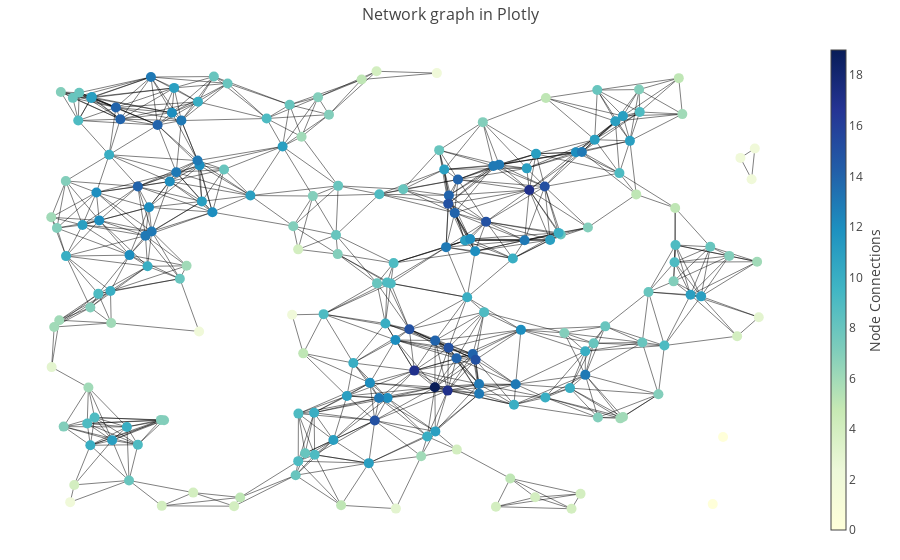

Notebook code for this chart:
### Markdown cell above
There's a wide range of other things that Plotly can help you visualize outside of typical scatter plots, line plots, histograms, and so on. For instance, Plotly can be used to two- and three-dimensional networks.

### Code cell
"""
Based on the tutorial in https://plot.ly/python/network-graphs/
"""

import networkx as nx
    
"""
Create a random graph
"""
G   = nx.random_geometric_graph(200,0.125)
pos = nx.get_node_attributes(G,'pos')

"""
Get all of the edges between nodes in the graph
"""
edge_x = ()
edge_y = ()
for edge in G.edges():
    x0, y0 = G.node[edge[0]]['pos']
    x1, y1 = G.node[edge[1]]['pos']
    edge_x += tuple([x0, x1, None])
    edge_y += tuple([y0, y1, None])

"""
Plot all of the edges of the graph
"""
edge_trace = go.Scatter(
    # Each entry of edge_x contains the starting and ending x
    # coordinates of an edge
    x=edge_x,
    
    # Each entry of edge_y contains the starting and ending y
    # coordinates of an edge
    y=edge_y,
    
    # The edges should appear as lines
    mode = 'lines',
    
    # Settings for how the lines should appear
    line = {
        'width': 0.5,
        'color': 'black',
    },
    
    # Don't display any information when the user hovers their
    # mouse over an edge
    hoverinfo = 'none')

"""
Get the x- and y-coordinates of the nodes in the graph
"""
node_x, node_y = (), ()
for node in G.nodes():
    x, y = G.node[node]['pos']
    node_x += tuple([x])
    node_y += tuple([y])

"""
Store the number of connections that each node has. Also, add a
label for each node in the format of '# of connections: <number>'
"""
node_connections = ()
node_labels      = ()
for adjacencies in G.adjacency():
    node_connections += tuple([len(adjacencies[1])])
    node_labels += tuple(['# of connections: %d' % len(adjacencies[1])])

"""
Plot all of the nodes in the graph
"""
node_trace = go.Scatter(
    # x-positions of the nodes
    x = node_x,
    
    # y-positions of the nodes
    y = node_y,
    
    # Show the labels of the nodes when the user hovers their mouse over them
    hoverinfo='text',
    
    # The labels that should appear over the nodes
    text=node_labels,
    
    # Each node should appear as a point
    mode='markers',
    marker = {
        'showscale': True,
        
        # colorscale options, via https://plot.ly/python/network-graphs/
        #'Greys' | 'YlGnBu' | 'Greens' | 'YlOrRd' | 'Bluered' | 'RdBu' |
        #'Reds' | 'Blues' | 'Picnic' | 'Rainbow' | 'Portland' | 'Jet' |
        #'Hot' | 'Blackbody' | 'Earth' | 'Electric' | 'Viridis' |
        'colorscale': 'YlGnBu',
        'reversescale': True,
        
        # Color the nodes by the number of connections they have. Nodes with
        # more connections are colored more darkly
        'color': node_connections,
        
        # Size of the nodes
        'size': 10,
        
        # Show a bar next to the graph that shows how colors of the nodes
        # correspond to the number of connections they have
        'colorbar': {
            'thickness': 15,
            'title': 'Node Connections',
            'xanchor': 'left',
            'titleside': 'right'
         },
    },
    line = {
        'width': 2
    })

fig = go.Figure(data=[edge_trace, node_trace],
             layout=go.Layout(
                title='Network graph in Plotly',
                titlefont=dict(size=16),
                showlegend=False,
                hovermode='closest',
                margin=dict(b=20,l=5,r=5,t=40),
                xaxis=dict(showgrid=False, zeroline=False, showticklabels=False),
                yaxis=dict(showgrid=False, zeroline=False, showticklabels=False)))

py.iplot(fig)

### Figure 1 — Plotly figure (JSON) as saved in the notebook; plotly's stock layout.template omitted (floating-point values rounded to 4 significant figures; data arrays with more than 128 entries replaced by an {"elided": "..."} marker saying what was removed)
{"data": [{"hoverinfo": "none", "line": {"color": "black", "width": 0.5}, "mode": "lines", "type": "scatter", "uid": "b16926c1-b583-4d61-abad-a5ff4447b030", "x": {"elided": "2730 float values"}, "y": {"elided": "2730 float values"}}, {"hoverinfo": "text", "line": {"width": 2}, "marker": {"color": {"elided": "200 int values"}, "colorbar": {"thickness": 15, "title": {"side": "right", "text": "Node Connections"}, "xanchor": "left"}, "colorscale": "YlGnBu", "reversescale": true, "showscale": true, "size": 10}, "mode": "markers", "text": {"elided": "200 str values"}, "type": "scatter", "uid": "485e630d-6f6e-46bf-8cbf-01209fa33f16", "x": {"elided": "200 float values"}, "y": {"elided": "200 float values"}}], "layout": {"hovermode": "closest", "margin": {"b": 20, "l": 5, "r": 5, "t": 40}, "showlegend": false, "title": {"font": {"size": 16}, "text": "Network graph in Plotly"}, "xaxis": {"showgrid": false, "showticklabels": false, "zeroline": false}, "yaxis": {"showgrid": false, "showticklabels": false, "zeroline": false}}}
